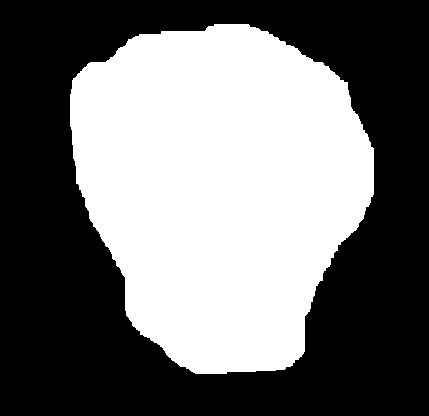
#> input picture circulo2.png, 429 x 416 px, found by its file name
$ python principalAntigo.py   (older library calls are emulated)
#> lines starting #> are read from the running program, lines starting #| are printed output that depends on the picture; after the words box and inside, x2 and y2 are one past the last pixel; in counts of white or black regions, pixels touching at a corner belong together
### labeling.py

 # -*- coding: utf-8 -*-
"""
Created on Tue Jun 18 10:18:52 2019
@author: João Victor Ribeiro de Jesus

NOTA IMPORTANTE:
	- Foi utilizada duas matrizes de imagens. Uma delas foi "img", para agregar os valore de cor dos pixels e "mascara", para agregar os valores de rótulo.
"""

from __future__ import print_function
import os, sys
from PIL import Image
from PIL import ImageFilter
import cv2
import numpy as np
import imutils
from copy import copy, deepcopy
import random

# [13 lines left out: function pintarColorido, not called in this run]

def procurarEquivalencias(altura,largura,mascara):

	equivalencias = []
	qtd_labels = 0
	equi_count = 0

	for i in np.arange(altura):
		for j in np.arange(largura): #Loop para percorrer todos os pixels da imagem
			if mascara[i][j] != 0: #Se encontrar um Pixel pertencente à um objeto

				if(i == 0):	#Se estiver na primeira linha da matriz da imagem

					if mascara[i][j-1] == 0: # CASO 1 - Se o pixel anterior for vazio
						equivalencias.insert(qtd_labels,[qtd_labels+1])
						mascara[i][j] = qtd_labels + 1
						qtd_labels += 1

					elif (mascara[i][j-1] != 0): #CASO 2 - Se o pixel anterior conter um rótulo
						mascara[i][j] = mascara[i][j-1]

				else:

					if (mascara[i-1][j] == 0 and mascara[i][j-1] == 0): #CASO 1 - Se um pixel superior e anterior forem vazios
						equivalencias.insert(qtd_labels,[qtd_labels+1])
						mascara[i][j] = qtd_labels + 1
						qtd_labels += 1

					elif (mascara[i-1][j] != 0 and mascara[i][j-1] == 0) or (mascara[i-1][j] == 0 and mascara[i][j-1] != 0) or ((mascara[i-1][j] != 0 and mascara[i][j-1] != 0) and mascara[i-1][j] == mascara[i][j-1]): #CASO 2
							if mascara[i-1][j] != 0:
								mascara[i][j] = mascara[i-1][j]
							else:
								mascara[i][j] = mascara[i][j-1]

					elif (mascara[i-1][j] != 0 and mascara[i][j-1] != 0) and ((mascara[i-1][j] != mascara[i][j-1])): # CASO 3
							#print('-')
							#print('Equivalentes:', mascara[i-1][j],mascara[i][j-1])

							a = equivalencias[mascara[i-1][j]-1]
							b = equivalencias[mascara[i][j-1]-1]

							#print('Vetores:',a,b)

							if not (len(a) == len(b) and len(a) != 1):
								agrupamento = np.concatenate((b,a), axis=None)
								equi_count += 1

							#print('agrupamento:', agrupamento)

							for val in agrupamento:
								equivalencias[val-1] = agrupamento

							if mascara[i-1][j] < mascara[i][j-1]:
								mascara[i][j] = mascara[i-1][j]
							elif mascara[i-1][j] > mascara[i][j-1]:
								mascara[i][j] = mascara[i][j-1]

	return equivalencias, qtd_labels, equi_count

def rotular(altura, largura, mascara, equivalencias):

	imagemRotulada = copy(mascara)
	for i in range(altura):
		for j in range(largura):
			if imagemRotulada[i][j] != 0:
				imagemRotulada[i][j] = min(equivalencias[mascara[i][j]-1])

	return imagemRotulada

def pintar(altura, largura, mascara, qtd_labels): # Funciona apenas para as imagens 16bits

	#multipllicador = 65025 / qtd_labels
	multipllicador = 255 / qtd_labels
	for i in np.arange(altura):
		for j in np.arange(largura):
			if mascara[i][j] != 0:
				mascara[i][j] = mascara[i][j] * int(multipllicador) #Multiplicador é usado para gerar X quantidade de cores. Uma para cada objeto. De acordo com a quantidade de objetos presentes na imagem

	return mascara

def contar(altura,largura,mascara):
	labels = []
	for i in np.arange(altura):
		for j in np.arange(largura):
			if mascara[i][j] != 0:
				if not (mascara[i][j] in labels):
					labels.append(mascara[i][j])
	print('Quantidade de objetos identificado pela cor:', len(labels))
	return labels

### códigos antigos/caracteristicas.py

 # -*- coding: utf-8 -*-
"""
Created on Tue Jun 18 10:18:52 2019
@author: João Victor Ribeiro de Jesus
"""

from __future__ import print_function
import os, sys
from PIL import Image
from PIL import ImageFilter
import cv2
import numpy as np
import imutils
from copy import copy, deepcopy
import math
from skimage.feature import peak_local_max
from skimage.morphology import watershed
from scipy import ndimage

import labeling

# [14 lines left out: function pintarObjetosCirculares, not called in this run]

def calcularCompacidade(codigo_cadeia, objeto):
    N_p = []
    N_i = []

    for i in codigo_cadeia:
        if i % 2 == 0:
            N_p.append(i)
        else:
            N_i.append(i)

    perimetro = len(N_p) + (math.sqrt(2)*len(N_i))
    # [6 lines of commented-out code are left out]

    compacidade = (perimetro**2)/objeto["area"]
    objeto["compacidade"] = compacidade

def gerarCodigoCadeia(objeto, mascara, borda):

	inferiorD = objeto["retangulo"][0]  # = [y,x]
	inferiorE = objeto["retangulo"][1]  # = [y,x]
	superiorD = objeto["retangulo"][2]  # = [y,x]
	superiorE = objeto["retangulo"][3]  # = [y,x]
	centroide = objeto["centroide"]

	print('ID', inferiorD)
	print('IE', inferiorE)
	print('SD', superiorD)
	print('SE', superiorE)

	y_aux = 0
	x_aux = 0
	bordas_percorridas = []
	codigo_cadeia = []
	encontrou = False

	#print('\nBorda:', borda)

	for y in np.arange(superiorE[0], inferiorE[0] + 1):
		for x in np.arange(superiorE[1], superiorD[1] + 1):
			if mascara[y][x] != 0 and not encontrou:
				if y < (mascara.shape[0] - 1) and x < (mascara.shape[1] - 1) and y > 0 and x > 0:
					y_aux = y
					x_aux = x
					encontrou = True

	for i in range(len(borda)):
		if mascara[y_aux][x_aux-1] != 0 and [y_aux,x_aux-1] in borda and [y_aux,x_aux-1] not in bordas_percorridas:
			x_aux -= 1
			bordas_percorridas.append([y_aux, x_aux])
			codigo_cadeia.append(4)
			#print('4', y_aux, x_aux)

		elif mascara[y_aux+1][x_aux-1] != 0 and [y_aux+1,x_aux-1] in borda  and [y_aux+1,x_aux-1] not in bordas_percorridas:
			y_aux += 1
			x_aux -= 1
			bordas_percorridas.append([y_aux, x_aux])
			codigo_cadeia.append(5)
			#print('5', y_aux, x_aux)

		elif mascara[y_aux+1][x_aux] != 0 and [y_aux+1,x_aux] in borda and [y_aux+1,x_aux] not in bordas_percorridas:
			y_aux += 1
			bordas_percorridas.append([y_aux, x_aux])
			codigo_cadeia.append(6)
			#print('6', y_aux, x_aux)

		elif mascara[y_aux+1][x_aux+1] != 0 and [y_aux+1,x_aux+1] in borda and [y_aux+1,x_aux+1] not in bordas_percorridas:
			y_aux += 1
			x_aux += 1
			bordas_percorridas.append([y_aux, x_aux])
			codigo_cadeia.append(7)
			#print('7', y_aux, x_aux)

		elif mascara[y_aux][x_aux+1] != 0 and [y_aux,x_aux+1] in borda and [y_aux,x_aux+1] not in bordas_percorridas:
			x_aux += 1
			bordas_percorridas.append([y_aux, x_aux])
			codigo_cadeia.append(0)
			#print('0', y_aux, x_aux)

		elif mascara[y_aux-1][x_aux+1] != 0 and [y_aux-1,x_aux+1] in borda and [y_aux-1,x_aux+1] not in bordas_percorridas:
			y_aux -= 1
			x_aux += 1
			bordas_percorridas.append([y_aux, x_aux])
			codigo_cadeia.append(1)
			#print('1', y_aux, x_aux)

		elif mascara[y_aux-1][x_aux] != 0 and [y_aux-1,x_aux] in borda and [y_aux-1,x_aux] not in bordas_percorridas:
			y_aux -= 1
			bordas_percorridas.append([y_aux, x_aux])
			codigo_cadeia.append(2)
			#print('2', y_aux, x_aux)

		elif mascara[y_aux-1][x_aux-1] != 0 and [y_aux-1,x_aux-1] in borda and [y_aux-1,x_aux-1] not in bordas_percorridas:
			y_aux -= 1
			x_aux -= 1
			bordas_percorridas.append([y_aux,x_aux])
			codigo_cadeia.append(3)
			#print('3', y_aux, x_aux)

	#print('\nCodigo de cadeia:', codigo_cadeia)
	print('Tamanho do código de cadeia:',len(codigo_cadeia))
	return codigo_cadeia

def variancia(mascaraCinza, objeto):

	inferiorD = objeto["retangulo"][0] # = [y,x]
	inferiorE = objeto["retangulo"][1] # = [y,x]
	superiorD = objeto["retangulo"][2] # = [y,x]
	superiorE = objeto["retangulo"][3] # = [y,x]

	pixels = []

	for y in np.arange(superiorE[0],inferiorE[0]+1):
		for x in np.arange(superiorE[1],superiorD[1]+1):
			if mascaraCinza[y][x] != 0:
				pixels.append(mascaraCinza[y][x])

	#print('Variância real de intensidade dos pixels:',np.var(pixels))
	return np.var(pixels)

def pintarBorda(mascara, borda):
	for i in borda:
		mascara[i[0],i[1]] = 65000

def assinatura(mascara, objeto):

	cv2.imshow('ASSINATURA',mascara)
	cv2.waitKey(0)
	cv2.destroyAllWindows()

	inferiorD = objeto["retangulo"][0] # = [y,x]
	inferiorE = objeto["retangulo"][1] # = [y,x]
	superiorD = objeto["retangulo"][2] # = [y,x]
	superiorE = objeto["retangulo"][3] # = [y,x]

	print('\nAssinatura!')
	print('ID', inferiorD)
	print('IE', inferiorE)
	print('SD', superiorD)
	print('SE', superiorE)

	centroide = objeto["centroide"]
	dist_pontos_borda = []
	pixels_borda = []

	for y in np.arange(superiorE[0],inferiorE[0]+1):
		for x in np.arange(superiorE[1],superiorD[1]+1):
			if mascara[y][x] != 0:
				if y < (mascara.shape[0]-1) and x < (mascara.shape[1]-1) and y > 0 and x > 0:
					if mascara[y-1][x] == 0 or mascara[y][x-1] == 0 or mascara[y][x+1] == 0 or mascara[y+1][x] == 0:
						distancia = math.pow(centroide[0] - y,2) + math.pow(centroide[1] - x,2) #distancia euclidiana do centroide até a borda
						dist_pontos_borda.append(math.sqrt(distancia))
						pixels_borda.append([y,x])

	print(pixels_borda)

	for n in dist_pontos_borda:
		somatorio = sum(dist_pontos_borda)/len(dist_pontos_borda)

	# [10 lines of commented-out code are left out]

	return pixels_borda, dist_pontos_borda

# [41 lines left out: functions encontrarLocalMax, mapaDistancia, not called in this run]

def pintarRetangulo(mascara,maiorY,menorY,maiorX,menorX, objeto, imagemColorida, imagemCinza):
	#maiorY remete a parte abaixo do objeto
	#maiorX parte da direita do objeto

	#if objeto["compacidade"] > 9 and objeto["compacidade"] < 14: # REMOVER ?


	aux = copy(menorX)
	aux2 = copy(menorY)

	mascara[maiorY][maiorX] = 65000 #inferior direito
	mascara[maiorY][menorX] = 65000 #inferior esquerdo
	mascara[menorY][maiorX] = 65000 #superior direito
	mascara[menorY][menorX] = 65000 #superior esquerdo

	imagemCinza[maiorY][maiorX] = 255
	imagemCinza[maiorY][menorX] = 255
	imagemCinza[menorY][maiorX] = 255
	imagemCinza[menorY][menorX] = 255

	imagemColorida[maiorY][maiorX] = [255,255,255]
	imagemColorida[maiorY][menorX] = [255,255,255]
	imagemColorida[menorY][maiorX] = [255,255,255]
	imagemColorida[menorY][menorX] = [255,255,255]

	# Pintar linhas horizontais (Linhas ou eixos X)
	while(maiorX != menorX):
		mascara[maiorY][menorX] = 65000
		mascara[menorY][menorX] = 65000

		imagemCinza[maiorY][menorX] = 255
		imagemCinza[menorY][menorX] = 255

		imagemColorida[maiorY][menorX] = [255,255,255]
		imagemColorida[menorY][menorX] = [255,255,255]

		menorX += 1

	# Pintar linhas verticais (Colunas ou eixos Y)
	menorX = aux
	while(maiorY != menorY):
		mascara[menorY][maiorX] = 65000
		mascara[menorY][menorX] = 65000

		imagemCinza[menorY][maiorX] = 255
		imagemCinza[menorY][menorX] = 255

		imagemColorida[menorY][maiorX] = [255,255,255]
		imagemColorida[menorY][menorX] = [255,255,255]

		menorY += 1

	menorY = aux2

def encontrarEixos(altura, largura, mascara, rotulos, indice):

	EIXO_X = [] # Vetor com todas as coordenadas do maior Eixo X
	EIXO_Y = [] # Vetor com todas as coordenadas do maior Eixo Y
	menorX = 0
	menorY = 0
	maiorX = 0
	maiorY = 0

	############# Maior e Menor X | Encontra maior eixo X
	for i in np.arange(altura):
		vetX = []
		for j in np.arange(largura):
			if mascara[i][j] == rotulos[indice]:
				vetX.insert(0,[i,j])
				if menorX == 0 or j < menorX:
					menorX = j
				if maiorX == 0 or j > maiorX:
					maiorX = j

		if len(vetX) > len(EIXO_X):
			EIXO_X = vetX

	############# Maior e Menor Y | Encontra maior eixo Y
	for j in np.arange(largura):
		vetY = []
		for i in np.arange(altura):
			if mascara[i][j] == rotulos[indice]:
				vetY.insert(0,[i,j])
				if menorY == 0 or i < menorY:
					menorY = i
				if maiorY == 0 or i > maiorY:
					maiorY = i

		if len(vetY) > len(EIXO_Y):
			EIXO_Y = vetY

	return EIXO_Y, EIXO_X, maiorY, maiorX, menorY, menorX

def encontrarCentroideArea(altura, largura, mascara, rotulos, indice, objeto):

    cv2.imshow('imagemArea',mascara)
    cv2.waitKey(0)
    cv2.destroyAllWindows()

    area = 0
    somatorioX = 0
    somatorioY = 0

    for y in np.arange(altura):
        for x in np.arange(largura):
            if mascara[y][x] == rotulos[indice]:
                area += 1
                somatorioX += x
                somatorioY += y

    if area == 0:
        area = 1

    objeto["area"] = area

    posX = int(somatorioX / area)
    posY = int(somatorioY / area)

    objeto["centroide"] = [posY,posX]
    return posY, posX, area


def encontrarCaracteristicas(altura, largura, mascara, rotulos, objetos, imagemColorida, imagemCinza, modelo_objeto):

	for indice in np.arange(len(rotulos)):

		#EIXO_Y, EIXO_X, maiorY, maiorX, menorY, menorX = encontrarEixos(altura, largura, mascara, rotulos, indice)
		EIXO_Y, EIXO_X, maiorY, maiorX, menorY, menorX = encontrarEixos(altura, largura, imagemCinza, rotulos, indice)

		objeto = copy(modelo_objeto)

		#posY, posX, area = encontrarCentroideArea(altura, largura, mascara, rotulos, indice, objeto)
		posY, posX, area = encontrarCentroideArea(altura, largura, imagemCinza, rotulos, indice, objeto)

		objeto["indice"] = indice
		objeto["label"] = rotulos[indice]
		objeto["retangulo"] = [[maiorY,maiorX],[maiorY,menorX],[menorY,maiorX],[menorY,menorX]]

		#pixels_borda, dist_pontos_borda = assinatura(mascara, objeto)
		pixels_borda, dist_pontos_borda = assinatura(imagemCinza, objeto)
		auxiliar = variancia(imagemCinza, objeto)

		objeto["variancia"] = auxiliar

		print('Tamanho borda:', len(pixels_borda))
		#codigo_cadeia = gerarCodigoCadeia(objeto, mascara, pixels_borda)
		codigo_cadeia = gerarCodigoCadeia(objeto, imagemCinza, pixels_borda)

		''' Compacidade '''
		calcularCompacidade(codigo_cadeia, objeto)

		if len(EIXO_Y) > len(EIXO_X):
			maior_eixo = len(EIXO_Y)
			menor_eixo = len(EIXO_X)
		else:
			maior_eixo = len(EIXO_X)
			menor_eixo = len(EIXO_Y)

		#objeto["excentricidade"] = maior_eixo / menor_eixo ARRUMAR <------------------------------------------------ ARRUMAR

		pintarRetangulo(mascara,maiorY,menorY, maiorX, menorX, objeto, imagemColorida, imagemCinza)

		L1 = maiorY - menorY
		L2 = maiorX - menorX
		# [13 lines of commented-out code are left out]

		objetos.append(objeto)

		# PINTAR CETROID ----------------------------------------------------
		#mascara[ posY-1 ][ posX-1 ] = 65000
		#mascara[ posY][ posX-1 ] = 65000
		#mascara[ posY+1 ][ posX-1 ] = 65000
		#mascara[ posY-1 ][ posX] = 65000
		mascara[posY][posX] = 65025
		imagemCinza[posY][posX] = 255
		imagemColorida[posY][posX] = [255,255,255]
		#mascara[ posY+1 ][ posX] = 65000
		#mascara[ posY-1 ][ posX+1 ] = 65000
		#mascara[ posY][ posX+1 ] = 65000
		#mascara[ posY+1 ][ posX+1 ] = 65000


### códigos antigos/principalAntigo.py
# -*- coding: utf-8 -*-
"""
Created on Tue Jun 18 10:18:52 2019
@author: João Victor Ribeiro de Jesus
NOTA IMPORTANTE:
	- Para imagens, a leitura de uma posição na matriz de pixel se dá por: imagem.item(x, y, 2), onde os possívels valores variam de 0 à 100 intensidade de pixel
	OU img[i,j] que tem como resultado um vetor de 3 posições representando RGB = []
	- Para matrizes propriamente ditas  basta usar: matriz.item(x, y)
"""

from __future__ import print_function
import os, sys
from PIL import Image
from PIL import ImageFilter
import cv2
import numpy as np
import imutils
from copy import copy, deepcopy
import matplotlib.pyplot as plt
from skimage import data
from skimage import filters
from skimage import exposure

import labeling
#import centroid
import caracteristicas
import rotular


# [10 lines left out: function gaussian, not called in this run]


def otsu(img):
    val = filters.threshold_otsu(img)
    print()
    print('Valor do melhor limiar:', val)
    return val


im = cv2.imread('circulo2.png')
#> im is the input picture: shape (416, 429, 3); 44.5% white; 1 white region, box (x1, y1, x2, y2) and area: (70, 24, 374, 374) 79381
imgray = cv2.cvtColor(im, cv2.COLOR_BGR2GRAY)

imagemColorida = mascaraCinza = copy(im)

objetos = []

modelo_objeto = {
    "objeto": 0,
    "label": 0,
    "area": 0,
    "retangulo": [],
    "centroide": [],
    "variancia": 0,
    "compacidade": 0
}

#imgray = gaussian(imgray)
# imgray = cv2.medianBlur(imgray,5)

mascaraCinza = copy(imgray)

kernel = np.ones((3, 3), np.uint8)
limiar = otsu(imgray)  # Encontra o melhor limiar
#> in otsu, `val = filters.threshold_otsu(img)`: val = 0
#| Valor do melhor limiar: 0
#> limiar = 0

''' -------------------------------- TESTE - transformação de 8-bits para 16-bits -------------------------------- '''

''' PARECE SER O SUFICIENTE PARA TRANSFORMAR UMMA IMAGEM DE 8bits EM UMA IMAGEM DE 16bits'''
img = np.int16(imgray)
img = np.array(img, dtype=np.uint16)

''' -------------------------------- TESTE - transformação de 8-bits para 16-bits -------------------------------- '''

#################### LIMIARIZAÇÃO #################
#limiar, img = cv2.threshold(img, 90, 255, cv2.THRESH_BINARY)
limiar, img = cv2.threshold(img,limiar,65025,cv2.THRESH_BINARY)

# [6 lines of commented-out code are left out]
mascara = copy(imgray)

altura = mascara.shape[0]
largura = mascara.shape[1]

print('aguarde... rotulando...')

cv2.imshow('ANTES', mascara)
cv2.waitKey(0)
cv2.destroyAllWindows()

equivalencias, qtd_labels, equi_count = labeling.procurarEquivalencias(altura, largura, mascara)
#> after the loop in procurarEquivalencias, `for i in np.arange(altura):`:
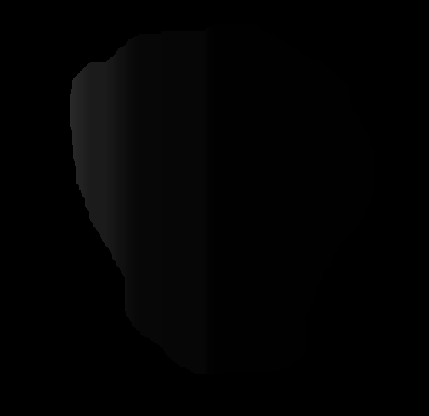
#> mascara: shape (416, 429); min 0, max 42, mean 2.5
#> after the loop in procurarEquivalencias, `for i in np.arange(altura):`: equi_count = 41; equivalencias = 42 items; qtd_labels = 42
#> equivalencias = 42 items; qtd_labels = 42; equi_count = 41

labeling.rotular(altura, largura, mascara, equivalencias)

labeling.pintar(altura, largura, mascara, qtd_labels)  # Pintar | Passando a labels para calcular qual a melhor divisão de cores.
#> in pintar, `multipllicador = 255 / qtd_labels`: multipllicador = 6.07
#> after the loop in pintar, `for i in np.arange(altura):`:
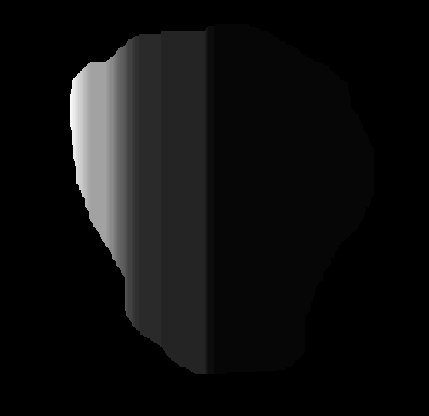
#> mascara: shape (416, 429); min 0, max 252, mean 15.2

cv2.imshow('DEPOIS', mascara)
cv2.waitKey(0)
cv2.destroyAllWindows()

rotulos = labeling.contar(altura, largura,
                          mascara)  # Contar | Percorre cada pixel e armazena o rotulo de cada um se não for background ou se não for um rótulo previamente percorrido.
#> after the loop in contar, `for i in np.arange(altura):`: labels = 42 values from 6 to 252
#| Quantidade de objetos identificado pela cor: 42
#> rotulos = 42 values from 6 to 252

#labeling.pintarColorido(imagemColorida, rotulos, altura, largura, mascara)

''' ---- testes de funções ---- '''

# centroid.encontrarEixos(altura, largura, mascara, rotulos, objetos, img)

caracteristicas.encontrarCaracteristicas(altura, largura, mascara, rotulos, objetos, imagemColorida,mascaraCinza, modelo_objeto)
#> the loop in encontrarCaracteristicas, `for indice in np.arange(len(rotulos)):` made 42 passes
#> auxiliar on passes 1 to 8: nan, 0, 0, 0, 0, 0, 0, 0
#> (printed output is left out)

for i in objetos:
    print()
    print(i)
    print()

''' --------------------------- '''

'''
A variável "mascara" é modificada mesmo quando uma função em outro arquivo.py trabalha com ela
pois as variáveis em Python trabalham com o conceito de ponteiros e, por isso, independem
do retorno da função para poder usaá-la.
A menos que a variavel não tenha sido declarada nesse escopo e não tenha sido passada por parametro.
'''

print()
print('qtds labels:', qtd_labels)
print('qtds equivalencias:', equi_count)
print('qtds objtos:', qtd_labels - equi_count)
# print(mascara)

cv2.imwrite("saida.png", mascara)

result = cv2.imread('saida.png')
imagem = Image.fromarray(result)
imagem.show()

$ run again, with TESTEdepois.png copied over circulo2.png
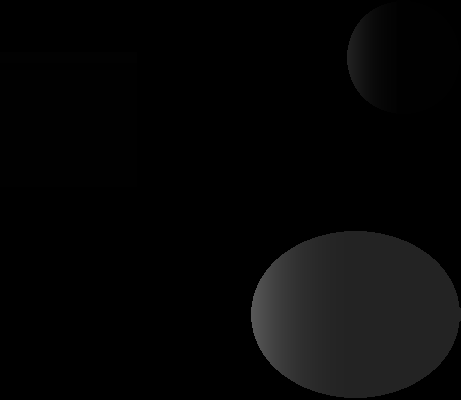
#> input picture TESTEdepois.png, 461 x 400 px, found by its file name
#> im is the input picture: shape (400, 461, 3); min 0, max 88, mean 6.5
#> val = 20
#| Valor do melhor limiar: 20
#> after the loop in procurarEquivalencias, `for i in np.arange(altura):`: equi_count = 86; equivalencias = 88 items; qtd_labels = 88
#> `equivalencias, qtd_labels, equi_count = labeling.procurarEquivalencias..`: equivalencias = 88 items; qtd_labels = 88; equi_count = 86
#> after the loop in rotular, `for i in range(altura):`:
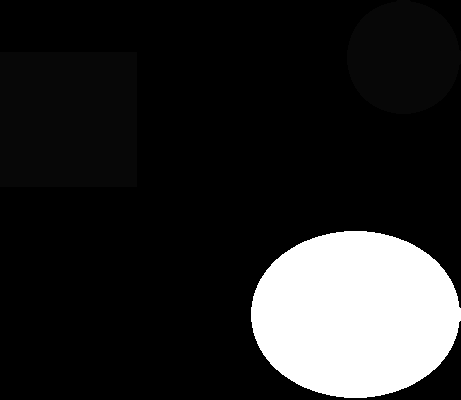
#> imagemRotulada: shape (400, 461); min 0, max 35, mean 5.4; drawn with min black and max white
#> multipllicador = 2.9
#> after the loop in contar, `for i in np.arange(altura):`: labels = 88 values from 2 to 176
#| Quantidade de objetos identificado pela cor: 88
#> the loop in encontrarCaracteristicas, `for indice in np.arange(len(rotulos)):` made 88 passes
#> (maiorX, maiorY, EIXO_X, area, posX) on passes 2 to 3: (390, 111, [[3, 390], [3, 389], [3, 388], [3, 387]], 436, 388), (383, 109, [[5, 383], [5, 382], [5, 381]], 315, 382)
#> (printed output is left out)
#> after the loop in encontrarCaracteristicas, `for indice in np.arange(len(rotulos)):`:
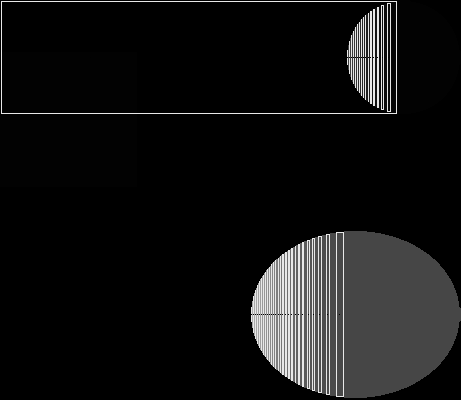
#> mascara: shape (400, 461); min 0, max 232, mean 19.2
